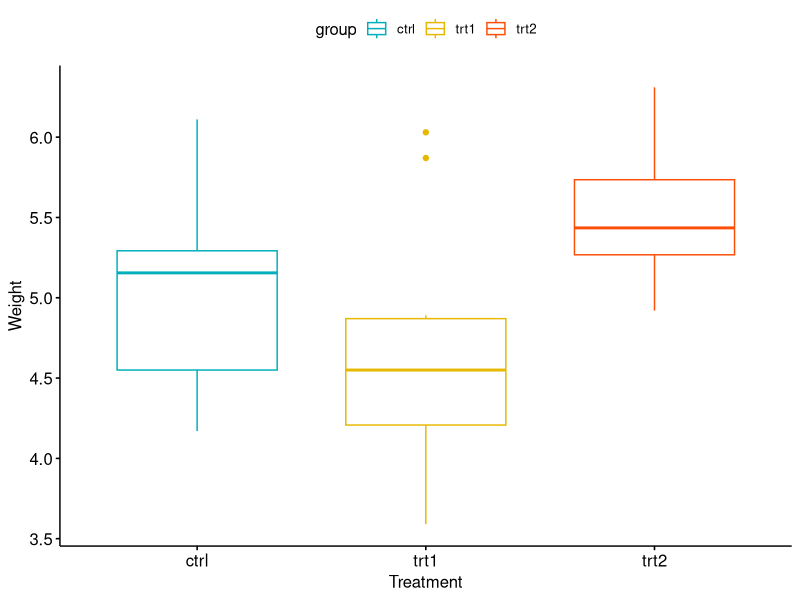
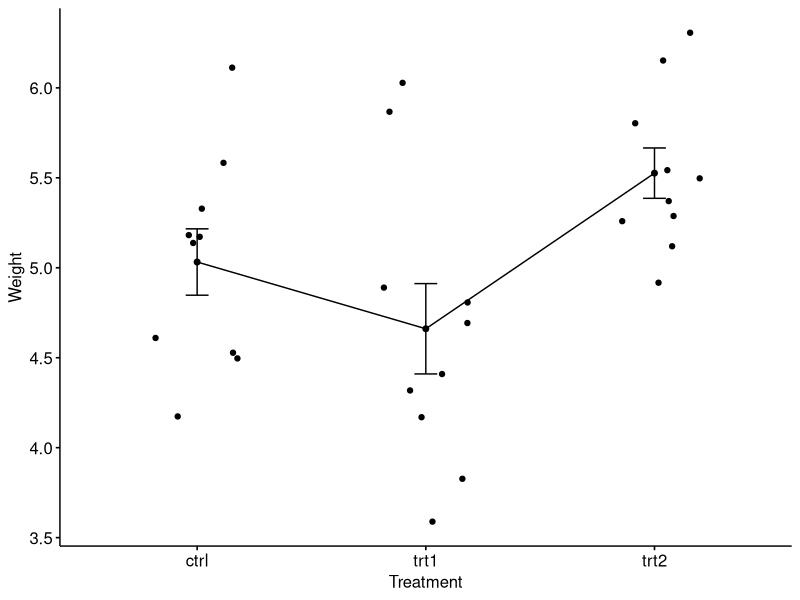
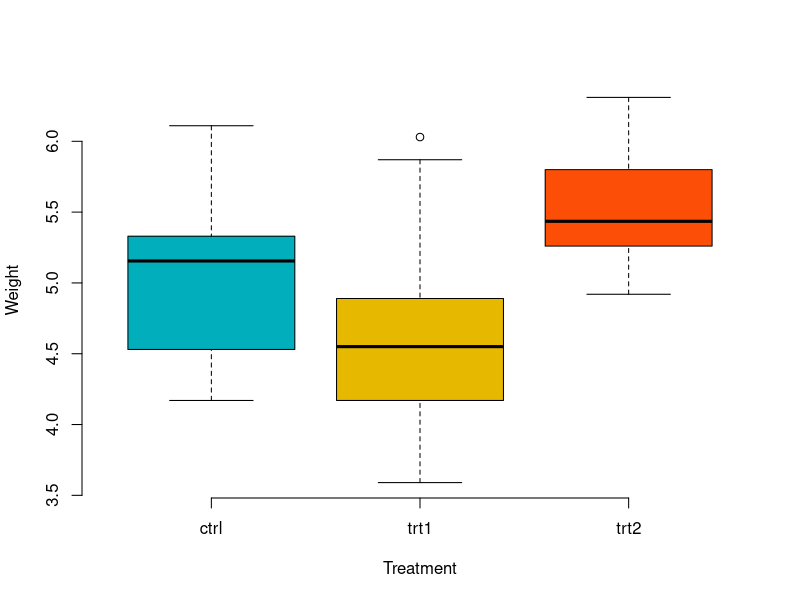
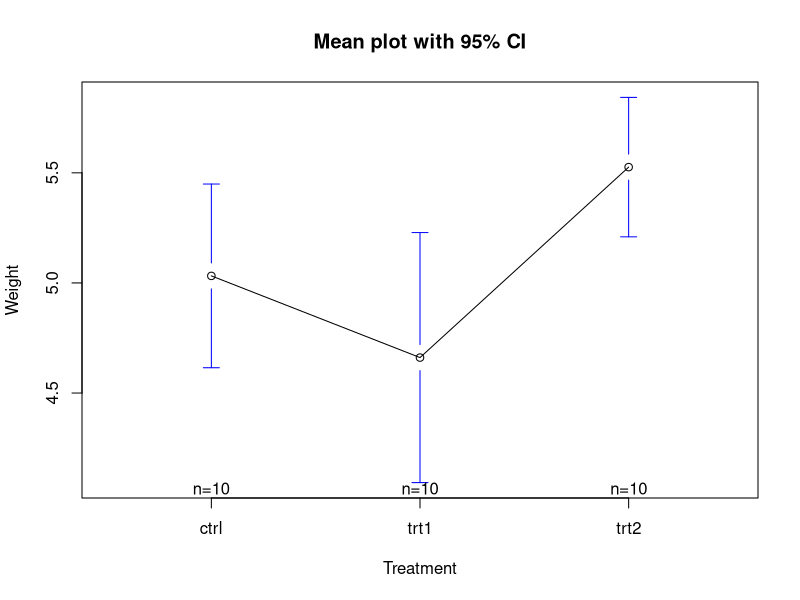
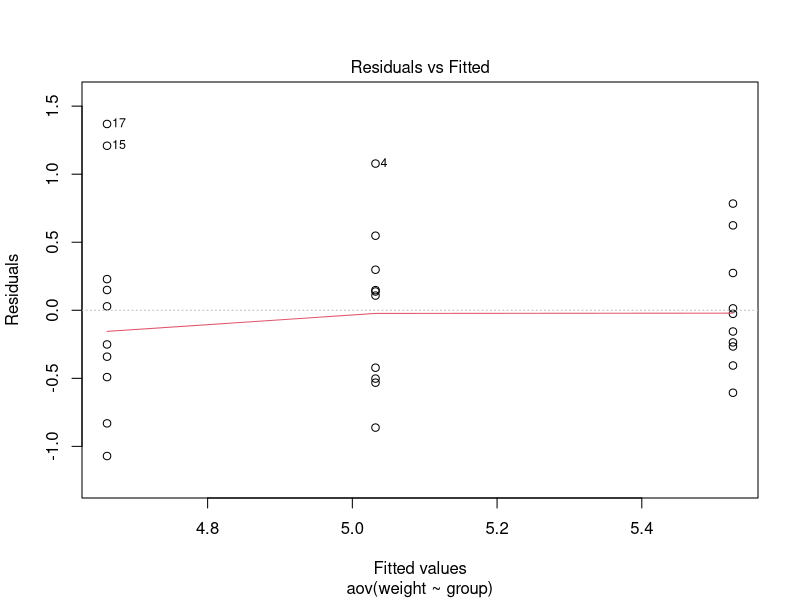
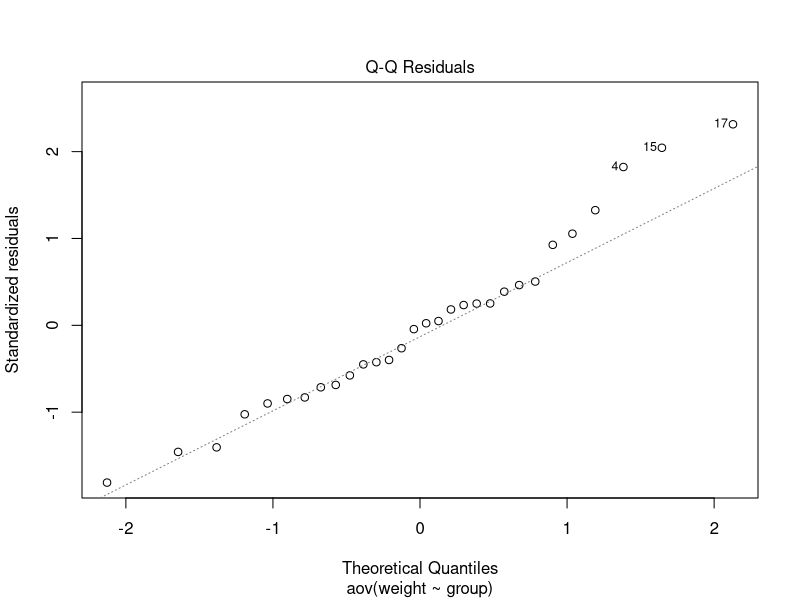

Source code (R) for these figures, in order:
## ---- chunk 1
knitr::opts_chunk$set(echo = TRUE)
knitr::opts_chunk$set(message = FALSE)
## ---- chunk 2
# Nếu là file .text: my_data <- read.delim(file.choose())
# Nếu là file .csv : my_data <- read.csv(file.choose())
## ---- chunk 3
my_data <- PlantGrowth
## ---- chunk 4
# Lấy mẫu ngẫu nhiên
set.seed(1234)
dplyr::sample_n(my_data, 10)
## ---- chunk 5
# Thể hiện các mức yếu tố
levels(my_data$group)
## ---- chunk 6
my_data$group <- ordered(my_data$group, levels = c("ctrl", "trt1", "trt2"))
## ---- chunk 7
# Tính tổng số, trung bình, độ  lệch chuẩn theo nhóm
library(dplyr)
group_by(my_data, group) %>%
  summarise(
    count = n(),
    mean = mean(weight, na.rm = TRUE),
    sd = sd(weight, na.rm = TRUE)
  )
## ---- chunk 8
# if (!require(devtools)) install.packages("devtools")
# devtools::install_github("kassambara/ggpubr")
## ---- chunk 9
# install.packages("ggpubr")
## ---- chunk 10
# Box plots
#---------------------------
# Vẽ biểu đồ cân nặng theo nhóm và màu theo nhóm
library("ggpubr")
ggboxplot(my_data, x = "group", y = "weight",
          color = "group", palette = c("#00AFBB", "#E7B800", "#FC4E07"),
          order = c("ctrl", "trt1", "trt2"),
          ylab = "Weight", xlab = "Treatment"
          )

# Mean plots
#---------------------------
# Vẽ cân nặng theo nhóm
# Thêm thanh sai số : mean_se
# Thêm các giá trị khác bao gồm mean_sd, mean_ci, median_iqr,...)
ggline(my_data, x = "group", y = "weight",
       add = c("mean_se", "jitter"),
       order = c("ctrl", "trt1", "trt2"),
       ylab = "Weight", xlab = "Treatment"
       )
## ---- chunk 11
# Box plot
boxplot(weight ~ group, data = my_data,
        xlab = "Treatment", ylab = "Weight",
        frame = FALSE, col = c("#00AFBB", "#E7B800", "#FC4E07"))
# Plot means
library(gplots)
plotmeans(weight ~ group, data = my_data,  
          xlab = "Treatment", ylab = "Weight",
          main = "Mean plot with 95% CI"
          )

## ---- chunk 12
# Tính phân tích phương sai
res.aov <- aov(weight ~ group, data = my_data)
# Xem tổng kết
summary(res.aov)
## ---- chunk 13
TukeyHSD(res.aov)
## ---- chunk 14
library(multcomp)
summary(glht(res.aov, linfct =  mcp(group = "Tukey")))
## ---- chunk 15
pairwise.t.test(my_data$weight, my_data$group, p.adjust.method = "BH")
## ---- chunk 16
# Homogeneity of variance
plot(res.aov, 1)
## ---- chunk 17
# Chúng tôi khuyên dùng Levene test không phụ thuộc hoàn toàn và tính chuẩn của dữ liệu.
library(car)
leveneTest(weight ~ group, data = my_data)
## ---- chunk 18
oneway.test(weight ~ group, data = my_data)

## ---- chunk 19
pairwise.t.test(my_data$weight, my_data$group,
                p.adjust.method = "BH", pool.sd = FALSE)
## ---- chunk 20
#Normality plot
plot(res.aov, 2)
  
## ---- chunk 21
# Trích xuất phần dư
aov_residuals <- residuals(object = res.aov)
# Chạy Shapiro-Wilk test
shapiro.test(x = aov_residuals)
## ---- chunk 22
kruskal.test(weight ~ group, data = my_data)
